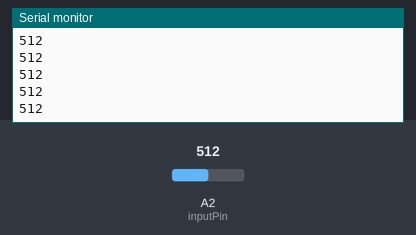
Recording of a sketch running on a simulated Arduino Uno, built with avr-gcc and run on an emulated ATmega328P. On the bench: the last lines printed to the serial monitor. Inputs (shaded band) come from the test bench; at power-on: A2 (inputPin) = 512.

Above: at 1.2 s.
1.3 s: A2 (inputPin) set to 716
At 1.31 s:
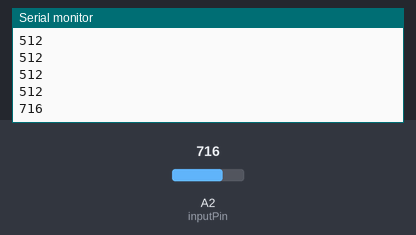
2.8 s: A2 (inputPin) set to 900
At 2.81 s:
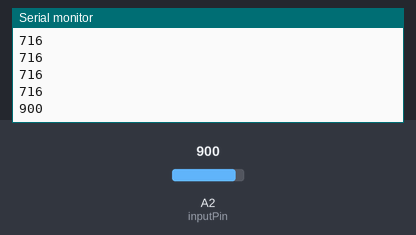
Timing chart, 0 to 5.8 s (numbered marks = the images above; inputs shaded):
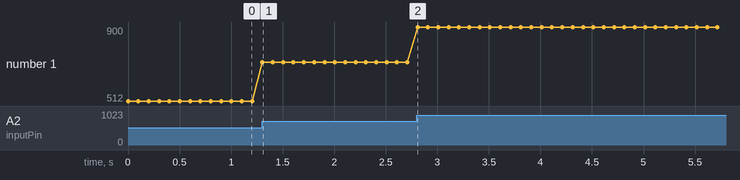

The sketch:

Multiple_Fingers_Myoware_Detection.ino
```cpp
int inputPin;
int baseMax;
int baseMin;
int fistMax;
int fistMin;
int indeMax;
int indexMin;
void setup() {
  inputPin = 2;
  // put your setup code here, to run once:
  Serial.begin(9600);
}

void loop() {
  // put your main code here, to run repeatedly:
  Serial.println(analogRead(inputPin));

  delay(100);
}
```

Measured:
- after the input at 1.3 s, the serial monitor: prints a new line at once (image 1)
- after the input at 2.8 s, the serial monitor: prints a new line at once (image 2)
- plotted number 1: 512 → 716 after the input at 1.3 s, 716 → 900 after the input at 2.8 s
